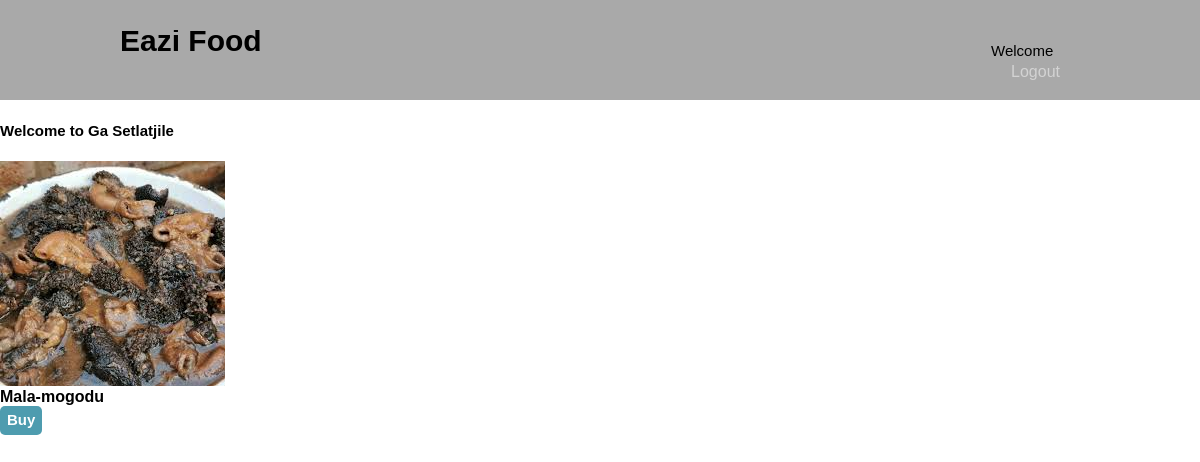
The app's page /Group11_TheAccelerators_Demo/menu.php?rn=Ga Setlatjile with its own data.
### tables this page shows
CREATE TABLE `menu` (
  `Id` int(11) NOT NULL,
  `name` varchar(100) NOT NULL,
  `Price` double NOT NULL,
  `image` varchar(50) NOT NULL,
  `restaurantName` varchar(100) NOT NULL
);

### Group11_TheAccelerators_Demo/menu.php (the view, shortened to what this page needs)
<?php
include("connection.php");
$restName = $_GET['rn'];
?>
<head>
    <link rel="stylesheet" href="./css/style.css">
</head>
<body>
    <header>
        <div class="container">
            <div id="branding">
                <h1>Eazi Food</h1>
            </div>
            <nav>
                <div>Welcome <?php echo $_SESSION['customerName'] ?></div>
                <ul>
                    <li><a href="logout.php">Logout</a></li>
                </ul>
            </nav>
    </header>
    <section>
        <div>
            <h4> Welcome to <?php echo $restName ?></h4>
        </div>
        <?php
        $sql = "SELECT * FROM menu WHERE restaurantName= '$restName'";
        $results = $con->query($sql);
        if ($results->num_rows > 0) {
            while ($row = mysqli_fetch_assoc($results)) {
                echo "<img class='image-style' src='foodImages/" . $row['image'] . "'><br>"
                    . "<div style='font-size: 16px; font-weight:bold;'>" . $row["name"] . "</div>"
                    . "<a href='order.php?rn=" . $row["Id"] . "' class='a'>Buy</a> ";
            }
        } else {
            echo "Error: " . $sql . "<br>" . $con->error;
        }
        ?>
    </section>
</body>
</html>

### Group11_TheAccelerators_Demo/css/style.css (style rules this page uses)
body { font-family: Arial, Helvetica, sans-serif; font-size: 15px; line-height: 1.4em; padding: 0; margin: 0; background-color: white; }
.container { width: 80%; margin: auto; overflow: hidden; }
header { background-color: darkgray; padding-top: 30px; min-height: 70px; }
header a { color: lightgray; text-decoration: none; font-size: 16px; }
ul { margin: 0; padding: 0; }
header li { float: left; display: inline; padding: 0 20px 0 20px; }
header #branding { float: left; }
header #branding h1 { margin: 0; }
header nav { float: right; margin-top: 10px; }

### Group11_TheAccelerators_Demo/menu.php (style rules this page uses)
.a { width: 115px; height: 20px; background: #4E9CAF; padding: 7px; text-align: center; border-radius: 5px; color: white; font-weight: bold; line-height: 25px; text-decoration: none; padding-top: 5px; }

### records on screen
menu: image (picture), name "Mala-mogodu"

### other values on screen
$restName "Ga Setlatjile"
